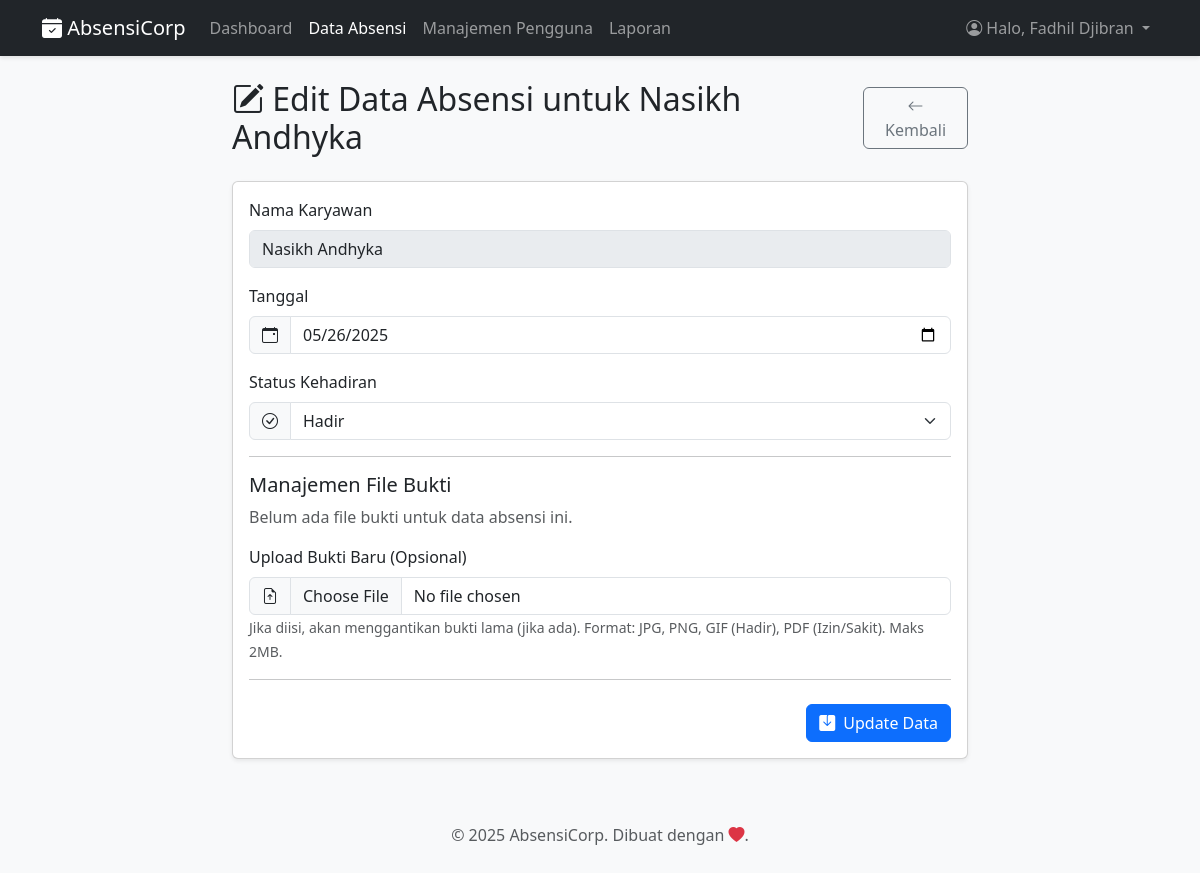
The app's page /pages/edit.php?id=186 (signed in) with its own data.
### tables this page shows
CREATE TABLE `absensi` (
  `id` int(11) NOT NULL,
  `user_id` int(11) NOT NULL,
  `nama` varchar(100) NOT NULL,
  `tanggal` date NOT NULL,
  `status` enum('Hadir','Izin','Sakit','Alpha') NOT NULL
);

CREATE TABLE `users` (
  `id` int(11) NOT NULL,
  `username` varchar(50) NOT NULL,
  `password` varchar(255) NOT NULL,
  `role` varchar(255) NOT NULL DEFAULT 'karyawan'
);

### pages/edit.php (the view, shortened to what this page needs)
<?php
require_once '../config/config.php';
$id = (int)$_GET['id'];
$page_title = "Edit Data Absensi";
$stmt_select = $conn->prepare("SELECT absensi.*, users.username FROM absensi LEFT JOIN users ON absensi.user_id = users.id WHERE absensi.id = ?");
$stmt_select->bind_param("i", $id);
$stmt_select->execute();
$result_select = $stmt_select->get_result();
$data_absensi = $result_select->fetch_assoc();
$nama_karyawan_db = $data_absensi['username'] ?? $data_absensi['nama'];
$tanggal_absensi_db = $data_absensi['tanggal'];
$status_absensi_db = $data_absensi['status'];
$file_bukti_db = $data_absensi['file_bukti'];
include '../includes/header.php';
?>
<div class="row justify-content-center">
    <div class="col-md-8">
        <div class="d-flex justify-content-between align-items-center mb-4">
            <h2 class="m-0"><i class="bi bi-pencil-square"></i> <?php echo htmlspecialchars($page_title); ?> untuk <?php echo htmlspecialchars($nama_karyawan_db); ?></h2>
            <a href="index.php" class="btn btn-outline-secondary"><i class="bi bi-arrow-left"></i> Kembali</a>
        </div>
        <div class="card shadow-sm">
            <div class="card-body">
                <form method="POST" action="edit.php?id=<?php echo $id; ?>" enctype="multipart/form-data">
                    <div class="mb-3">
                        <label class="form-label">Nama Karyawan</label>
                        <input type="text" class="form-control" value="<?php echo htmlspecialchars($nama_karyawan_db); ?>" disabled readonly>
                    </div>
                    <div class="mb-3">
                        <label for="tanggal" class="form-label">Tanggal</label>
                        <div class="input-group">
                            <span class="input-group-text"><i class="bi bi-calendar-event"></i></span>
                            <input type="date" class="form-control" id="tanggal" name="tanggal" value="<?php echo htmlspecialchars($tanggal_absensi_db); ?>" required>
                        </div>
                    </div>
                    <div class="mb-3">
                        <label for="status" class="form-label">Status Kehadiran</label>
                        <div class="input-group">
                            <span class="input-group-text"><i class="bi bi-check-circle"></i></span>
                            <select name="status" id="status" class="form-select" required>
                                <option value="Hadir" <?php echo ($status_absensi_db == 'Hadir') ? 'selected' : ''; ?>>Hadir</option>
                            </select>
                        </div>
                    </div>
                    <hr>
                    <h5 class="mt-3">Manajemen File Bukti</h5>
                    <?php if (!empty($file_bukti_db)): ?>
                        <div class="mb-3">
                            <label class="form-label">Bukti Saat Ini:</label>
                            <?php
                                $path_bukti_saat_ini = '';
                                if ($status_absensi_db == 'Hadir') {
                                    $path_bukti_saat_ini = "../uploads/kehadiran/" . htmlspecialchars($file_bukti_db);
                                } elseif (in_array($status_absensi_db, ['Izin', 'Sakit'])) {
                                    $path_bukti_saat_ini = "../uploads/dokumen_izin_sakit/" . htmlspecialchars($file_bukti_db);
                                }
                            ?>
                            <p>
                                <a href="<?php echo $path_bukti_saat_ini; ?>" target="_blank"><?php echo htmlspecialchars($file_bukti_db); ?></a>
                            </p>
                            <div class="form-check">
                                <input class="form-check-input" type="checkbox" name="hapus_bukti_saat_ini" value="1" id="hapusBuktiCheck">
                                <label class="form-check-label text-danger" for="hapusBuktiCheck">
                                    Hapus bukti saat ini (centang lalu simpan tanpa upload baru).
                                </label>
                            </div>
                        </div>
                    <?php else: ?>
                        <p class="text-muted">Belum ada file bukti untuk data absensi ini.</p>
                    <?php endif; ?>
                    <div class="mb-3">
                        <label for="file_bukti_baru" class="form-label">Upload Bukti Baru (Opsional)</label>
                        <div class="input-group">
                            <span class="input-group-text"><i class="bi bi-file-earmark-arrow-up"></i></span>
                            <input type="file" class="form-control" id="file_bukti_baru" name="file_bukti_baru" accept=".jpg, .jpeg, .png, .pdf, image/gif">
                        </div>
                        <small class="form-text text-muted">Jika diisi, akan menggantikan bukti lama (jika ada). Format: JPG, PNG, GIF (Hadir), PDF (Izin/Sakit). Maks 2MB.</small>
                    </div>
                    <hr>
                    <div class="text-end mt-4">
                        <button type="submit" name="update" class="btn btn-primary"><i class="bi bi-save-fill me-2"></i>Update Data</button>
                    </div>
                </form>
            </div>
        </div>
    </div>
</div>
<?php
include '../includes/footer.php';
?>

### includes/header.php (style rules this page uses)
body { background-color: #f8f9fa; }

### records on screen
absensi: user.username "Nasikh Andhyka", tanggal "05/26/2025", status "Hadir"

### other values on screen
$_SESSION['username'] "Fadhil Djibran"
$page_title "Edit Data Absensi"
